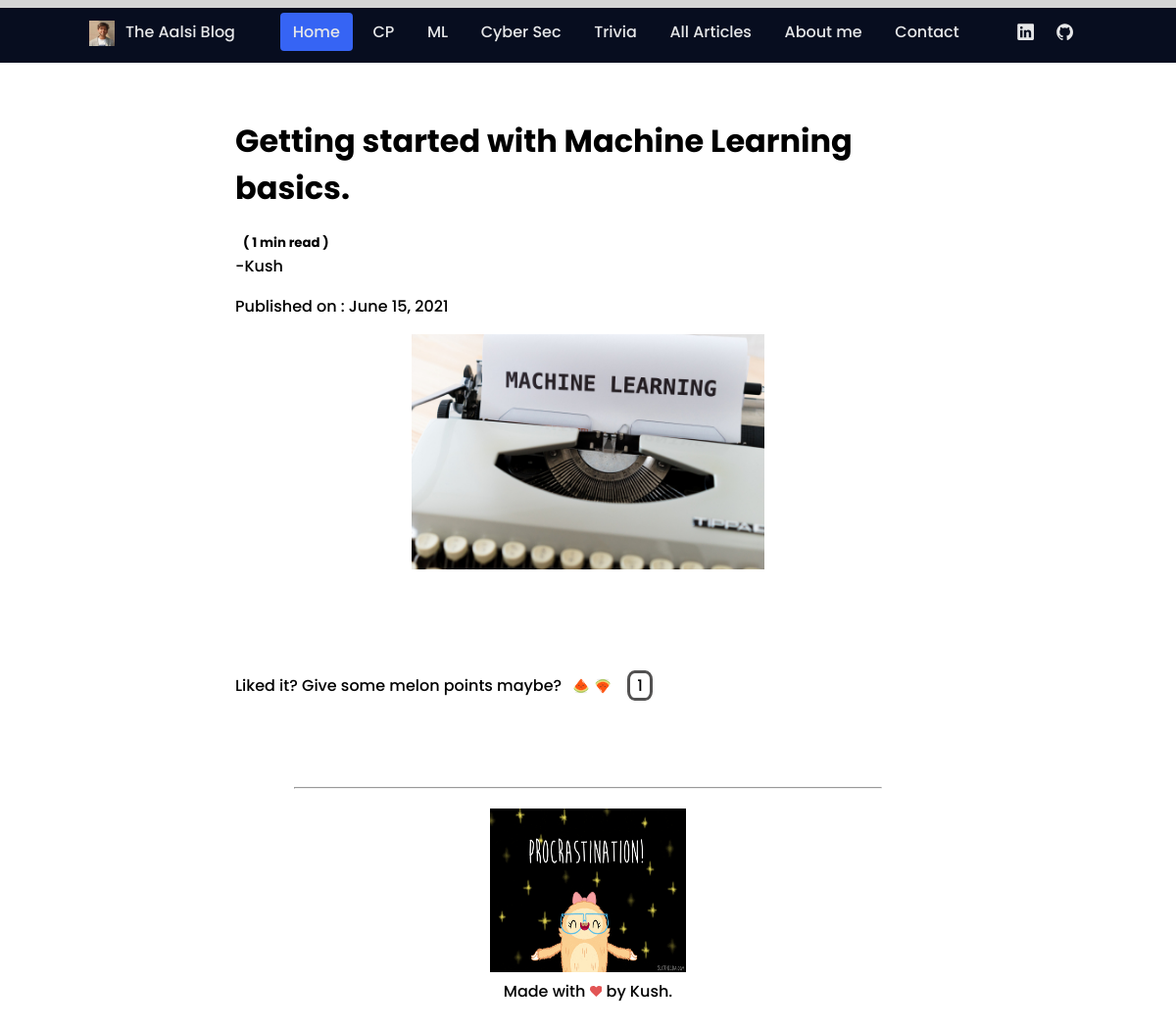
The app's page /article/Getting started with Machine Learning basics., older data.
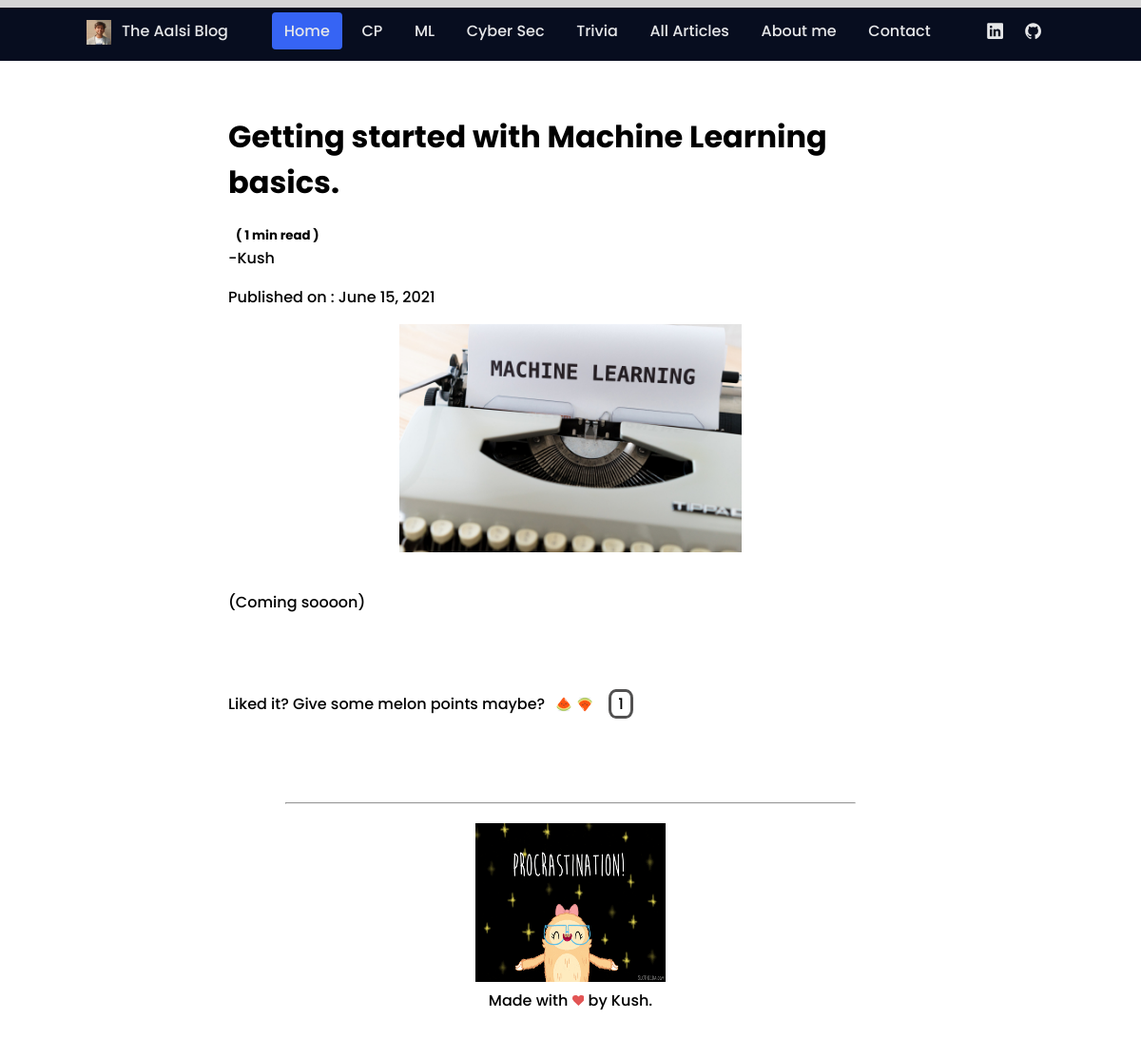
The same page, newer data.
### home/models.py (models this page shows, shortened)
class Articles(models.Model):
    title = models.CharField(max_length=50)
    img = models.ImageField(null = True, blank = True, upload_to = 'static/images/')
    author = models.CharField(max_length=100)
    tags = models.CharField(max_length=500, default="")
    article_body = RichTextField(blank = True, null = True)
    likes = models.IntegerField(default=0, blank=True)
    date_added = models.DateField(default=django.utils.timezone.now)
    reading_time = models.IntegerField(default=0, null=True, blank=True)

### home/views.py (the view)
# urls.py: path('article/<str:title>', views.article, name = "article"),
def article(request, title):
    article = Articles.objects.get(title = title)
    context = {
        'title' : title,
        'article' : article
    }
    article.reading_time = round(estimate_reading_time(article.article_body))
    if article.reading_time == 0:
        article.reading_time = 1
    article.save()
    return render(request, 'article.html', context)

### home/views.py (called while the page is built)
def extract_text(html):
    soup = bs4.BeautifulSoup(html, 'html.parser')
    texts = soup.findAll(text=True)
    return texts

def is_visible(element):
    if element.parent.name in ['style', 'script', '[document]', 'head', 'title']:
        return False
    elif isinstance(element, bs4.element.Comment):
        return False
    elif element.string == "\n":
        return False
    return True

def filter_visible_text(page_texts):
    return filter(is_visible, page_texts)

def count_words_in_text(text_list, word_length):
    total_words = 0
    for current_text in text_list:
        total_words += len(current_text)/word_length
    return total_words

def estimate_reading_time(html):
    texts = extract_text(html)
    filtered_text = filter_visible_text(texts)
    total_words = count_words_in_text(filtered_text, WORD_LENGTH)
    return total_words/WPM

### templates/article.html (shortened to what this page needs)
{% extends 'base.html' %}
{% block for_article %}
<div class="progress-container fixed-top">
</div>
{% endblock for_article %}
{% block content %}
    <div class="title">
        <span>
            <p><h1>{{article.title}}</h1></p>
            <h5 class="reading_time">( {{article.reading_time}} min read )</h5>
        </span>
    </div>
    <div class="signature">
        <p>-{{article.author}} </p>
        <p class="published"> Published on : {{article.date_added}} </p>
    </div>
    <img class = "img_art" src={{article.img.url}} alt="">
    <p>{{article.article_body | safe}}</p><br><br>
    <div class="like_box">
        <p class="like-text">Liked it? Give some melon points maybe?</p>
        <img data-action="like" data-id = {{article.id}} class="like update-likes" src="/static/img/melon-up.png">
        <img data-action="dislike" data-id = {{article.id}} class="like update-likes" src="/static/img/melon-down.png">
        <p class="likes-count">{{article.likes}}</p>
    </div>
{% endblock content %}

Row changes from the older to the newer data that the page shows:
changed Articles "Getting started with Machine Learning basics.": article_body (not shown) → "(Coming soooon)"
